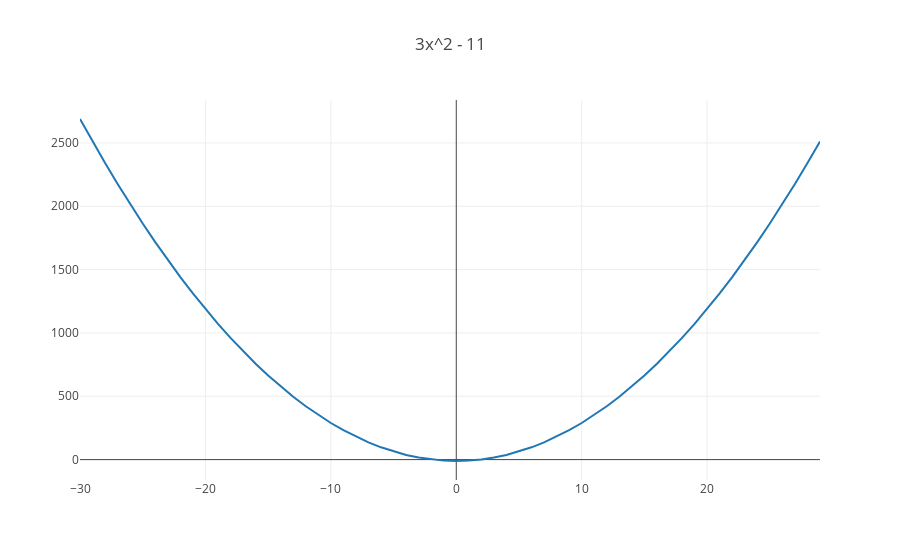

Notebook source saved alongside this figure:
### Markdown cell above
Now we can use our `output_at` function to display our function graphically.  We simply declare a list of `x_values` and then calculate `output_at` for each of the `x_values`.

### Code cell
import plotly
from plotly.offline import iplot, init_notebook_mode
init_notebook_mode(connected=True)

from graph import plot, trace_values

x_values = list(range(-30, 30, 1))
y_values = list(map(lambda x: output_at(three_x_squared_minus_eleven, x),x_values))

three_x_squared_minus_eleven_trace  = trace_values(x_values, y_values, mode = 'line')
plot([three_x_squared_minus_eleven_trace], {'title': '3x^2 - 11'})

### Figure 1 — Plotly figure (JSON) as saved in the notebook; plotly's stock layout.template omitted (floating-point values rounded to 4 significant figures)
{"data": [{"mode": "line", "name": "data", "text": [], "x": [-30, -29, -28, -27, -26, -25, -24, -23, -22, -21, -20, -19, -18, -17, -16, -15, -14, -13, -12, -11, -10, -9, -8, -7, -6, -5, -4, -3, -2, -1, 0, 1, 2, 3, 4, 5, 6, 7, 8, 9, 10, 11, 12, 13, 14, 15, 16, 17, 18, 19, 20, 21, 22, 23, 24, 25, 26, 27, 28, 29], "y": [2689, 2512, 2341, 2176, 2017, 1864, 1717, 1576, 1441, 1312, 1189, 1072, 961, 856, 757, 664, 577, 496, 421, 352, 289, 232, 181, 136, 97, 64, 37, 16, 1, -8, -11, -8, 1, 16, 37, 64, 97, 136, 181, 232, 289, 352, 421, 496, 577, 664, 757, 856, 961, 1072, 1189, 1312, 1441, 1576, 1717, 1864, 2017, 2176, 2341, 2512]}], "layout": {"title": "3x^2 - 11"}}
